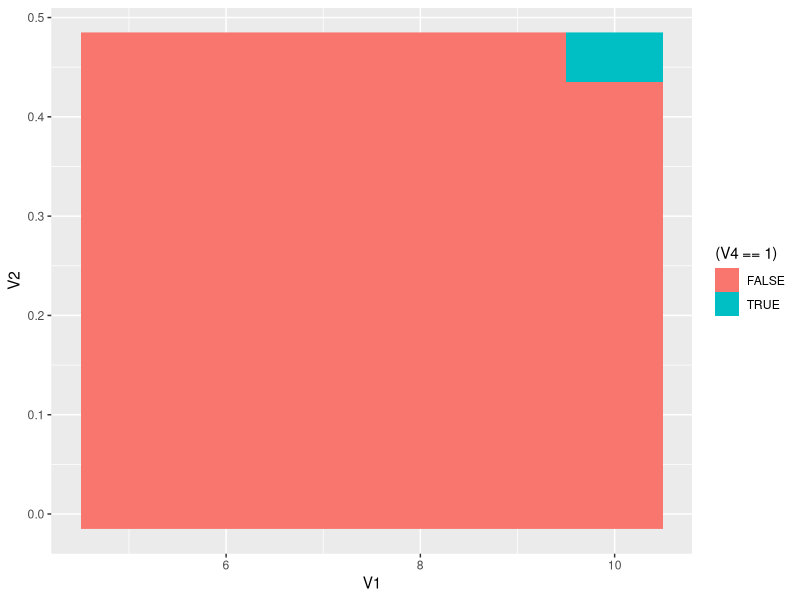
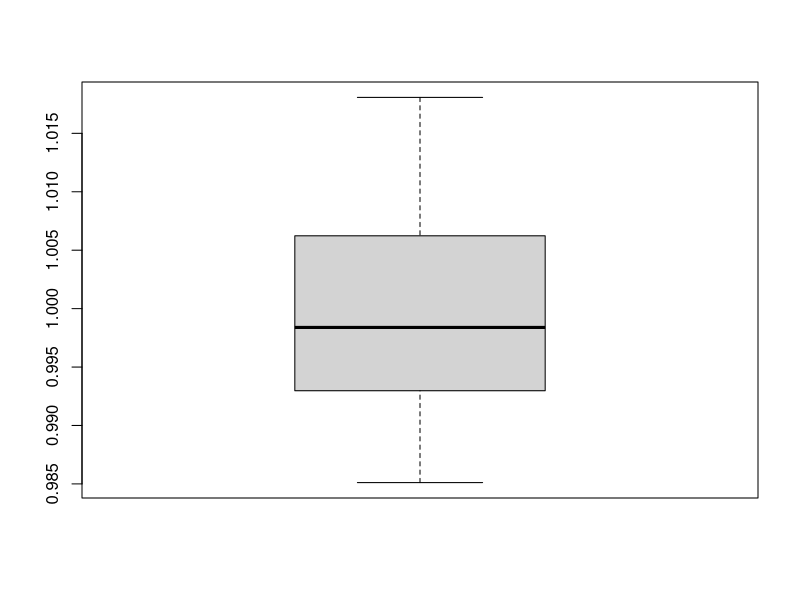

Source code (R) for these figures, in order:
## ---- chunk 1
knitr::opts_chunk$set(echo = TRUE)
knitr::opts_chunk$set(
  fig.path = "README_figs2/README2-"
)
set.seed(1)
library(tidyverse)
library(reshape2)
## ---- chunk 2
nCr <- function(n,r) factorial(n)/(factorial(r)*factorial(n-r))
binom<-function(success,flips,prob) nCr(flips,success)*prob^success*(1-prob)^(flips-success)
possibilities <- function(n) distinct(as.data.frame(t(combn(rep(c(F,T),n),n,NULL,T))))
likelihood <- function(x, n,prob=0.5) prob^x*(1-prob)^(n-x)
splitter <- function(values, N){
  inds = c(0, sapply(1:N, function(i) which.min(abs(cumsum(as.numeric(values)) - sum(as.numeric(values))/N*i))))
  dif = diff(inds)
  re = rep(1:length(dif), times = dif)
  return(split(values, re))
}
## ---- chunk 3

people<-21
mintosses <- ceiling(log2(people))
maxtosses<-10
result<-NULL

for (i in mintosses:maxtosses){
  for (j in seq(0.01,0.5,0.05)){
    a <- possibilities(i)
    a <- cbind(a,sum=apply(a,1,sum))
    a <- cbind(a, chance=sapply(a$sum,likelihood,n=i,prob=j))
    split<-splitter(a$chance,people)
    result<-rbind(result,c(i,j,sum(abs(sapply(split, sum)-1/people)),all(abs(sapply(split, sum)-1/people)<0.001)))
  }
}

result<-as.data.frame(result)
## ---- chunk 4
ggplot(result, aes(x=V1, y=V2, fill=(V4==1)))+geom_raster(interpolate=F)
head(result[result$V4==1,],1)
## ---- chunk 5
a <- possibilities(10)
a <- cbind(a,sum=apply(a,1,sum))
a <- cbind(a, chance=sapply(a$sum,likelihood,n=10,prob=.46))
split<-splitter(a$chance,people)
print(sapply(split, sum))
boxplot(sapply(split, sum)*21)
